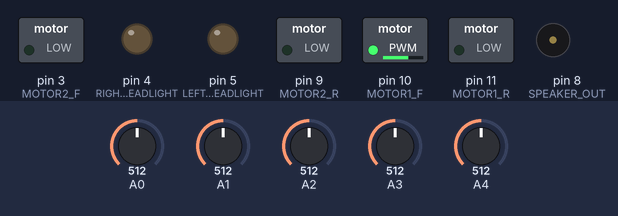
Simulated run of this sketch. Board: Arduino Uno, built with avr-gcc and run on an emulated ATmega328P. Parts: switched loads named in the sketch (green lamp = pin HIGH), output pins drawn as LEDs (lit = HIGH), buzzer (waves = sounding). The inputs (shaded band) are chosen by the test bench; at power-on: A1 = 512, A2 = 512, A3 = 512, A4 = 512, A0 = 512. What the sketch prints to the serial monitor is not drawn.

Above: at 7.7 s.
7.8 s: A1 set to 215
9.3 s: A1 set to 190
At 10.5 s:
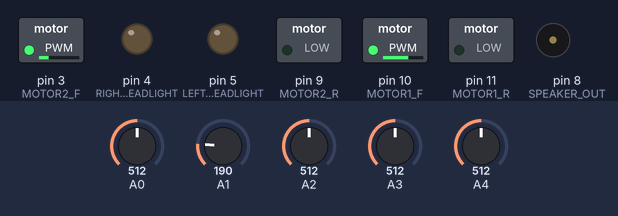
10.8 s: A2 set to 212
12.3 s: A2 set to 190
At 13.1 s:
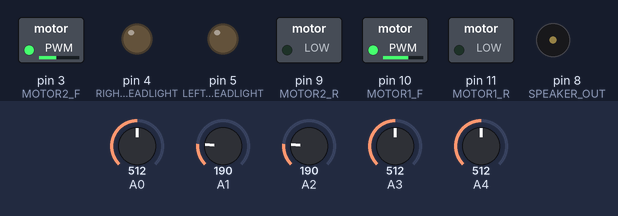
13.8 s: A3 set to 30
At 14.2 s:
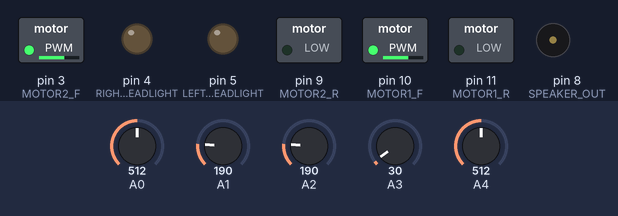
15.3 s: A4 set to 30
At 16.6 s:
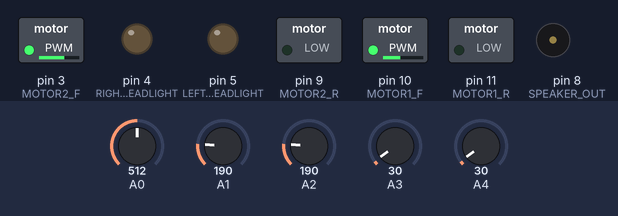
Timing chart, 0 to 17.8 s (numbered marks = the images above; inputs shaded):
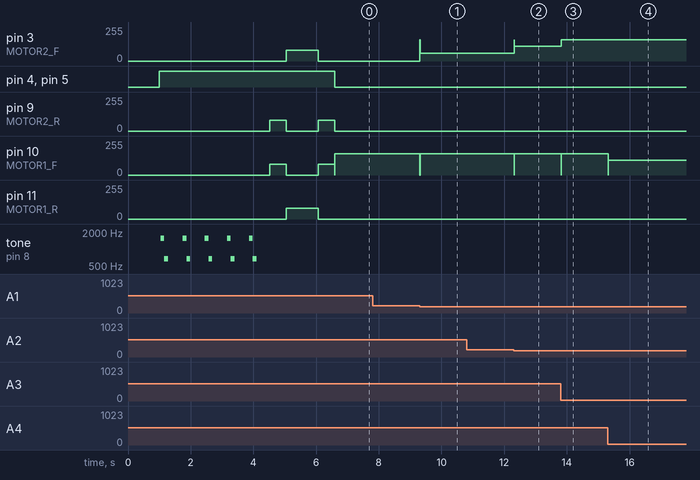

Measured:
- the behaviour switches between 205 and 204 on A1 (found by bisection; images 0 and 1)
- the behaviour switches between 205 and 204 on A2 (found by bisection; images 1 and 2)
- after the input at 9.3 s, pin 3 (MOTOR2_F): 0/255 → 60/255 at once; pin 10 (MOTOR1_F): 160/255 → 0/255 at once, → 160/255 0.01 s later
- after the input at 12.3 s, pin 3 (MOTOR2_F): 60/255 → 110/255 at once; pin 10 (MOTOR1_F): 160/255 → 0/255 at once, → 160/255 0.01 s later
- after the input at 13.8 s, pin 3 (MOTOR2_F): 110/255 → 160/255 at once; pin 10 (MOTOR1_F): 160/255 → 0/255 at once, → 160/255 0.01 s later
- after the input at 15.3 s, pin 10 (MOTOR1_F): 160/255 → 110/255 at once

The sketch:

PID_Algorithm.ino
```cpp
#define DEBUG         // uncomment this statement if serial debug output needed

/* ============================= Line Follower ============================= */
// jolliBot: Motor 1 for right motor and Motor 2 for left motor

#define MOTOR1_F 10     // Motor 1 forward
#define MOTOR1_R 11     // Motor 1 reverse
#define MOTOR2_F 3      // Motor 2 forward
#define MOTOR2_R 9      // Motor 2 reverse

#define RIGHT_HEADLIGHT 4
#define LEFT_HEADLIGHT 5

#define NUM_SENSORS  5

#define M1_DEFAULT_SPEED 160   // Right default motor speed
#define M2_DEFAULT_SPEED 160   // Left default motor speed

#define M1_MAX_SPEED 220       // Right max motor speed
#define M2_MAX_SPEED 220       // Left max motor speed

boolean b_sensor[NUM_SENSORS];     // variable for holding current sensor readings  //if using digital method
double prev_position;

int thresholdValue = 400;

long sensors[NUM_SENSORS];  // Array used to store readings for sensors.

long sensors_average;
double sensors_sum;
double position;
int last_proportional;

int calmax[NUM_SENSORS];   // Array used to store max readings for sensors.
int calmin[NUM_SENSORS];   // Array used to store min readings for sensors.


/* ============================= Audio ============================= */
#define SPEAKER_OUT 8

#define mC 1911
#define mC1 1804
#define mD 1703
#define mEb 1607
#define mE 1517
#define mF 1432
#define mF1 1352
#define mG 1276
#define mAb 1204
#define mA 1136
#define mBb 1073
#define mB 1012
#define mc 955
#define mc1 902
#define md 851
#define meb 803
#define me 758
#define mf 716
#define mf1 676
#define mg 638
#define mab 602
#define ma 568
#define mbb 536
#define mb 506

#define mp 0  //pause


// MELODY and TIMING  =======================================
//  melody[] is an array of notes, accompanied by beats[],
//  which sets each note's relative length (higher #, longer note)
int melody[] = {mg, mab , mE};

// note durations: 4 = quarter note, 8 = eighth note, etc.:
int beats[]  = {4, 8 , 8};

int MAX_COUNT = sizeof(melody) / sizeof(int); // Melody length, for looping.

// Set overall tempo
long tempo = 10000;
// Set length of pause between notes
int pause = 1000;
// Loop variable to increase Rest length
int rest_count = 100; //<-BLETCHEROUS HACK; See NOTES

// Initialize core variables
int tone_ = 0;
int beat = 0;
long duration  = 0;


void TriggerSound();
void set_motorsLF(int motor1speed, int motor2speed);
void set_motors(int motor1speed, int motor2speed);

//**********************************************************************************************************************************************************
void setup()
{
  delay(1000);  // Short delay so motors will not be activated if Arduino is in the process of program code download.

  Serial.begin(115200);

  // initialize the motor pins as output:
  pinMode(MOTOR1_F, OUTPUT);
  pinMode(MOTOR1_R, OUTPUT);
  pinMode(MOTOR2_F, OUTPUT);
  pinMode(MOTOR2_R, OUTPUT);

  // Initialize the LED headlight pin as an output:
  pinMode(RIGHT_HEADLIGHT, OUTPUT);
  pinMode(LEFT_HEADLIGHT, OUTPUT);

  // Turn off headlights
  digitalWrite(RIGHT_HEADLIGHT, HIGH);
  digitalWrite(LEFT_HEADLIGHT, HIGH);

  // Initialize the speaker pin as an output:
  pinMode(SPEAKER_OUT, OUTPUT);

  // Warning sound before motors activated
  for (int i = 0; i < 5; i++)
  {
    TriggerSound();
    delay(500);
  }

  // Rotate right and left on the spot
  for(int counter=0;counter<100;counter++)
  {
    if(counter < 25 || counter >= 75)
      set_motors(80,-80);
    else
      set_motors(-80,80);

    // This function records a set of sensor readings and keeps track of the minimum and maximum values encountered.
    line_sensors_scan();

    delay(20);
  }

  set_motors(0, 0);
  #ifdef DEBUG
    Serial.println("Sensor Maximum Values");
    Serial.print(calmax[0]);
    Serial.print("\t");
    Serial.print(calmax[1]);
    Serial.print("\t");
    Serial.print(calmax[2]);
    Serial.print("\t");
    Serial.print(calmax[3]);
    Serial.print("\t");
    Serial.println(calmax[4]);
    Serial.println(" ");

    Serial.println("Sensor Minimum Values");
    Serial.print(calmin[0]);
    Serial.print("\t");
    Serial.print(calmin[1]);
    Serial.print("\t");
    Serial.print(calmin[2]);
    Serial.print("\t");
    Serial.print(calmin[3]);
    Serial.print("\t");
    Serial.println(calmin[4]);
    Serial.println(" ");
  #endif
}


void PID_program()
{
  checkSensors();
  pid_calc();
}

void lineFollow(void) {
  PID_program();
}

//**********************************************************************************************************************************************************
void loop()
{
  // Turn on headlights
  digitalWrite(RIGHT_HEADLIGHT, LOW);
  digitalWrite(LEFT_HEADLIGHT, LOW);
  // follow line using PID algorithm
  lineFollow();
}

void pid_calc() {
  const int max = 160;
  int integral;
  position = int(sensors_average / sensors_sum);
  // hack if the robot is confused refer to the previous calculated position.
  if((b_sensor[0] == 0 && b_sensor[1] == 0 && b_sensor[2] == 0 && b_sensor[3] == 0 && b_sensor[4] == 0)){
    position = prev_position;
  }
  prev_position = position;
  int proportional = ((int)position) - 2000;
  int derivative = proportional - last_proportional;
  integral += proportional;
  last_proportional = proportional;
  int power_difference = proportional/10 + integral/10000 + derivative*3/2;
  //if((b_sensor[0] == 1 && b_sensor[1] == 1 && b_sensor[2] == 1 && b_sensor[3] == 1 && b_sensor[4] == 1)){
    //power_difference = max;
  //}

  // determines if the robot turns left or right.
  int m1Speed = max + power_difference;
  int m2Speed = max - power_difference;

  if (m1Speed < 0)
    m1Speed = 0;
  if (m2Speed < 0)
    m2Speed = 0;
  if (m1Speed > max)
    m1Speed = max;
  if (m2Speed > max)
    m2Speed = max;
  set_motorsLF(m2Speed,m1Speed);
}

//**********************************************************************************************************************************************************
void checkSensors()
{
  sensors_average = 0;
  sensors_sum = 0;
  for (int i = 0; i < NUM_SENSORS; i++)
  {
    sensors[i] = analogRead(i);    // Reading nearer to 900 => light background, Reading nearer to 0 => dark background <400
    // Apply the calibration to the sensor reading
    sensors[i] = map(sensors[i], calmin[i], calmax[i], 0, 1000);

    // In case the sensor value is outside the range seen during calibration
    sensors[i] = constrain(sensors[i], 0, 1000);
    //Serial.println(sensors[i]);
    if (sensors[i] < thresholdValue){  // Dark background
      b_sensor[i] = 1;
    }else{
      b_sensor[i] = 0;
    }
    sensors_average = sensors_average + b_sensor[i] * i * 1000;   //Calculating the weighted mean
    sensors_sum += int(b_sensor[i]);
  }            //Calculating sum of sensor readings

  Serial.println("Current Sensor Values");
  Serial.print(sensors[0]);
  Serial.print("\t");
  Serial.print(sensors[1]);
  Serial.print("\t");
  Serial.print(sensors[2]);
  Serial.print("\t");
  Serial.print(sensors[3]);
  Serial.print("\t");
  Serial.println(sensors[4]);
  Serial.println(" ");

  for (int i = 0; i < NUM_SENSORS; i++)
  {
    Serial.print(b_sensor[i]);
    Serial.print(" ");
    if(i == (NUM_SENSORS -1)) Serial.println("");
  }
  position = int(sensors_average / sensors_sum);
  Serial.print(" sensors_average: ");
  Serial.print(sensors_average);
  Serial.print(" sensors_sum : ");
  Serial.print(sensors_sum);
  Serial.print(" position: ");
  Serial.print(position);
  Serial.println(' ');
}


//**********************************************************************************************************************************************************
void set_motorsLF(int motor1speed, int motor2speed)     //set_motorsLF(int rightMotorSpeed, int leftmotorSpeed)
{
  if (motor1speed > M1_MAX_SPEED ) motor1speed = M1_MAX_SPEED; // limit top speed
  if (motor2speed > M2_MAX_SPEED ) motor2speed = M2_MAX_SPEED; // limit top speed
  if (motor1speed < 0) motor1speed = 0; // keep motor speed above 0
  if (motor2speed < 0) motor2speed = 0; // keep motor speed above 0

  set_motors(motor1speed, motor2speed);
}


//**********************************************************************************************************************************************************
void set_motors(int rightMotorSpeed, int leftMotorSpeed)
{
  if (rightMotorSpeed < 0)
  {
    analogWrite(MOTOR1_R, abs(rightMotorSpeed)); digitalWrite(MOTOR1_F, LOW);
  }
  else
  {
    analogWrite(MOTOR1_F, rightMotorSpeed);   digitalWrite(MOTOR1_R, LOW);
  }


  if (leftMotorSpeed < 0)
  {
    analogWrite(MOTOR2_R, abs(leftMotorSpeed)); digitalWrite(MOTOR2_F, LOW);
  }
  else
  {
    analogWrite(MOTOR2_F, leftMotorSpeed);   digitalWrite(MOTOR2_R, LOW);
  }
}

//**********************************************************************************************************************************************************
void line_sensors_scan()
{
  for (int i = 0; i < NUM_SENSORS; i++)
  {
    sensors[i] = analogRead(i);

    if (sensors[i] > calmax[i])
      calmax[i] = sensors[i];

    if (sensors[i] < calmin[i])
      calmin[i] = sensors[i];
  }
}


//**********************************************************************************************************************************************************
void TriggerSound()
{
  // Set up a counter to pull from melody[] and beats[]
  for (int i = 0; i < MAX_COUNT; i++) {
    tone_ = melody[i];
    beat = beats[i];

    duration = beat * tempo;

    playTone();
    delayMicroseconds(pause);
  }
}


//**********************************************************************************************************************************************************
// Pulse the speaker to play a tone for a particular duration
void playTone()
{
  long elapsed_time = 0;
  if (tone_ > 0) { // if this isn't a Rest beat, while the tone has
    //  played less long than 'duration', pulse speaker HIGH and LOW
    while (elapsed_time < duration) {


      digitalWrite(SPEAKER_OUT, HIGH);
      delayMicroseconds(tone_ / 2);

      // DOWN
      digitalWrite(SPEAKER_OUT, LOW);
      delayMicroseconds(tone_ / 2);

      // Keep track of how long we pulsed
      elapsed_time += (tone_);
    }
  }
  else { // Rest beat; loop times delay
    for (int j = 0; j < rest_count; j++) { // See NOTE on rest_count
      delayMicroseconds(duration);
    }
  }
}
```
